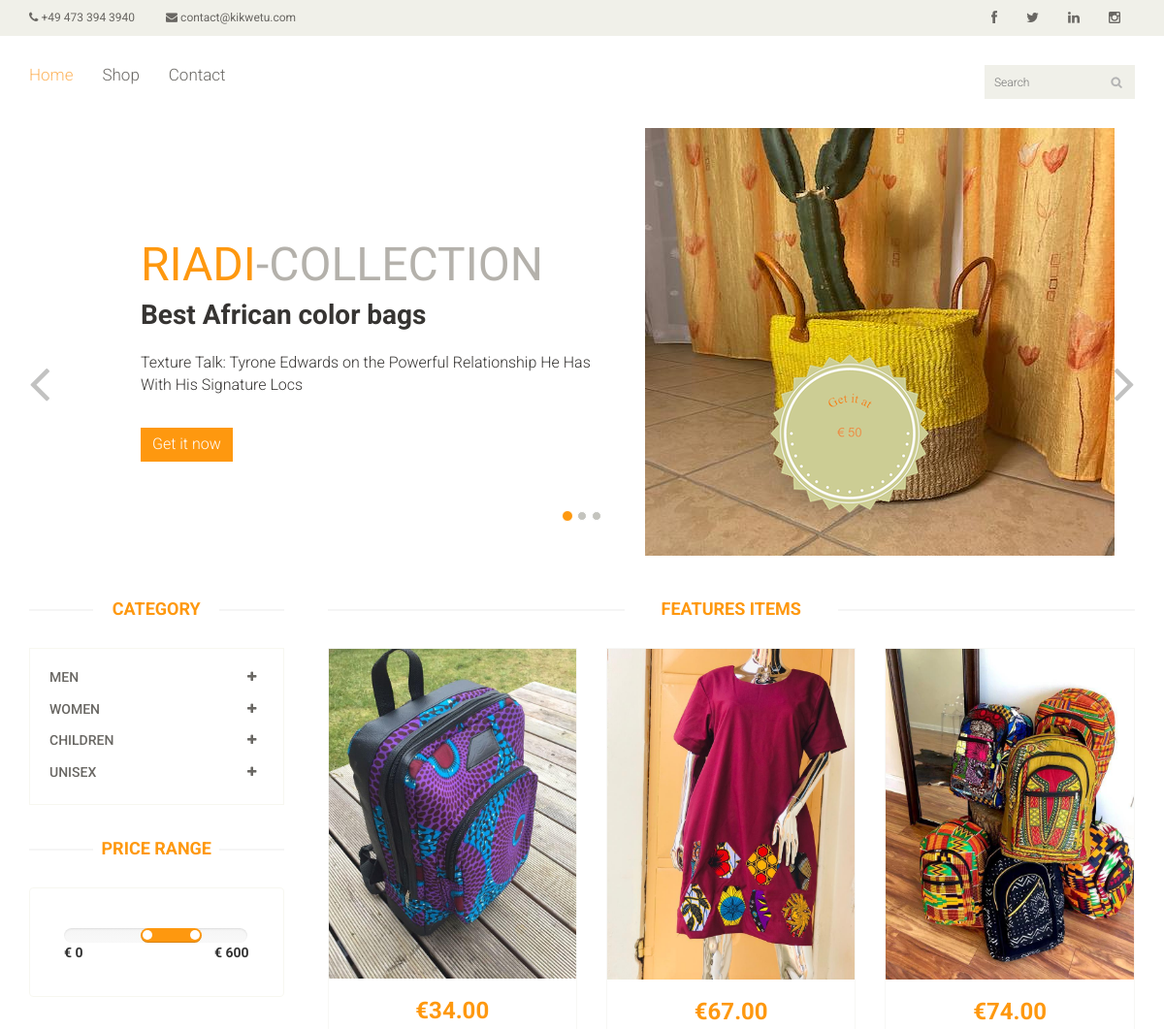
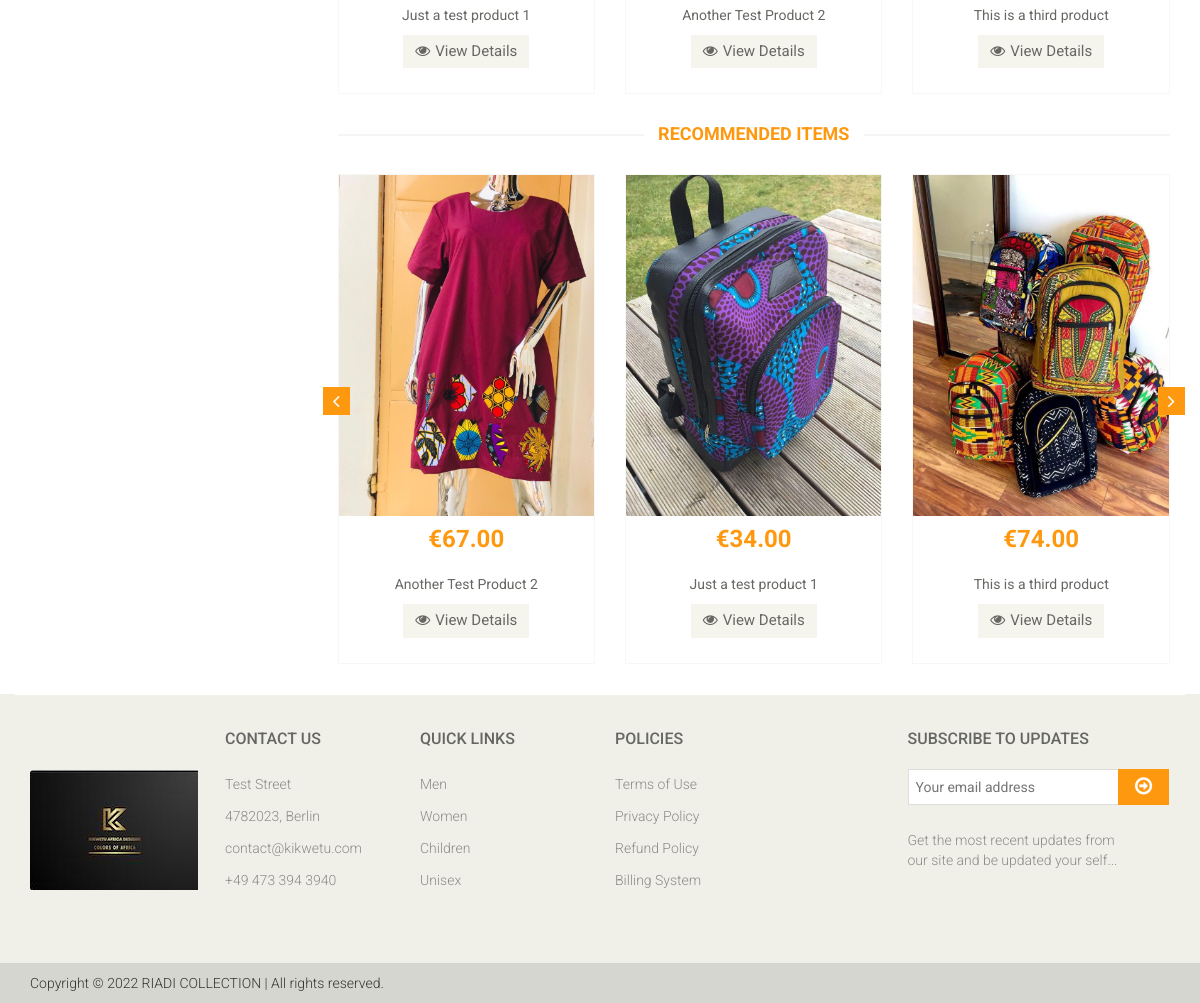
The page / on the database its author committed (2 pictures, top to bottom).
### publicsite/models.py (models this page shows, shortened)
class GeneralInfo(models.Model):
    email_address = models.CharField(max_length=150, null=True, blank=True)
    phone_number = models.CharField(max_length=150, null=True, blank=True)
    facebook_link = models.TextField(null=True, blank=True)
    twitter_link = models.TextField(null=True, blank=True)
    linkedin_link = models.TextField(null=True, blank=True)
    instagram_link = models.TextField(null=True, blank=True)
    street_name = models.CharField(max_length=150, null=True, blank=True)
    zip_code = models.CharField(max_length=150, null=True, blank=True)
    city = models.CharField(max_length=150, null=True, blank=True)
    currency = models.ForeignKey(Currency, null=True, on_delete=models.SET_NULL)
    active = models.BooleanField(default=False)

class MainSliderData(models.Model):
    title = models.CharField(max_length=150)
    description = models.CharField(max_length=150)
    image = models.ImageField(
        upload_to='uploads',
        help_text='Image Size should be 484x441'
    )
    price_badge_image = models.ImageField(
        upload_to='uploads',
        help_text='Image Size should be 172x172',
        null=True,
        blank=True
    )
    active = models.BooleanField(default=True)

### products/models.py (models this page shows, shortened)
class ProductCategory(models.Model):
    category = models.CharField(max_length=64)
    description = models.TextField(null=True, blank=True)

class ProductItem(models.Model):
    product_uuid = models.CharField(unique=True, default=uuid.uuid4, max_length=100, db_index=True)
    name = models.CharField(max_length=250)
    description = models.TextField(blank=True, null=True)
    specifications = models.TextField(null=True, blank=True)
    price = models.DecimalField(decimal_places=2, max_digits=20)
    promotion_price = models.DecimalField(decimal_places=2, null=True, blank=True, max_digits=20)
    preview_image = models.ImageField(
        upload_to='uploads',
        null=True, blank=True,
        help_text='Image Size should be 268x249'
    )
    main_image = models.ImageField(
        upload_to='uploads',
        null=True, blank=True,
        help_text='Image Size should be 266x381'
    )
    recommend_image = models.ImageField(
        upload_to='uploads',
        null=True, blank=True,
        help_text='Image Size should be 268x134'
    )
    in_stock = models.BooleanField(default=True)
    category = models.ForeignKey(ProductCategory, null=True, blank=True, on_delete=models.SET_NULL)
    subcategory = models.ForeignKey(ProductSubcategory, null=True, blank=True, on_delete=models.SET_NULL)
    added_at = models.DateTimeField(auto_now_add=True)
    edited_at = models.DateTimeField(auto_now=True)

### publicsite/views.py (the view)
# urls.py: path('', index, name='index'),
def index(request):
    slider_data = MainSliderData.objects.all()[:3]
    active_slider = slider_data[0]
    products = ProductItem.objects.all()
    recommend_set_1 = ProductItem.objects.order_by('?')
    recommend_set_2 = ProductItem.objects.order_by('?')
    categories = ProductCategory.objects.prefetch_related('subcategories').all()
    site_info = GeneralInfo.objects.filter(active=True).first()
    return render(request, 'index.html', {
        'page': 'HOME',
        'home_active': True,
        'site_info': site_info,
        'products': products,
        'recommend_products_active': recommend_set_1,
        'recommend_products': recommend_set_2,
        'active_slider': active_slider,
        'slider_items': slider_data[1:],
        'categories': categories,
        'footer_categories': categories[:4]
    })

### templates/index.html (shortened to what this page needs)
{% extends "base.html" %}
{% load static %}
{% block content %}
  <section id="slider">
    <div class="container">
      <div class="row">
        <div class="col-sm-12">
          <div id="slider-carousel" class="carousel slide" data-ride="carousel">
            <ol class="carousel-indicators">
              <li data-target="#slider-carousel" data-slide-to="0" class="active"></li>
              <li data-target="#slider-carousel" data-slide-to="1"></li>
              <li data-target="#slider-carousel" data-slide-to="2"></li>
            </ol>
            <div class="carousel-inner">
              <div class="item active">
                <div class="col-sm-6">
                  <h1><span>RIADI</span>-COLLECTION</h1>
                  <h2>{{ active_slider.title }}</h2>
                  <p>{{ active_slider.description }}</p>
                  <button type="button" class="btn btn-default get">Get it now</button>
                </div>
                <div class="col-sm-6">
                  <img src="{{ active_slider.image.url }}" class="girl img-responsive" alt=""/>
                  <img src="{{ active_slider.price_badge_image.url }}" class="pricing" alt=""/>
                </div>
              </div>
            </div>
            <a href="#slider-carousel" class="left control-carousel hidden-xs" data-slide="prev">
              <i class="fa fa-angle-left"></i>
            </a>
            <a href="#slider-carousel" class="right control-carousel hidden-xs" data-slide="next">
              <i class="fa fa-angle-right"></i>
            </a>
          </div>
        </div>
      </div>
    </div>
  </section>
  <section>
    <div class="container">
      <div class="row">
        <div class="col-sm-3">
          {% include 'left-sidebar.html' %}
        </div>
        <div class="col-sm-9 padding-right">
          <div class="features_items">
            <h2 class="title text-center">Features Items</h2>
            {% for product in products %}
              <div class="col-sm-4">
                <div class="product-image-wrapper">
                  <div class="single-products">
                    <div class="productinfo text-center">
                      <img src="{{ product.preview_image.url }}" alt=""/>
                      <h2>€{{ product.price }}</h2>
                      <p>{{ product.name }}</p>
                      <a href="{% url 'product-detail' product.id %}" class="btn btn-default add-to-cart">
                        <i class="fa fa-eye"></i>View Details
                      </a>
                    </div>
                    <div class="product-overlay">
                      <div class="overlay-content">
                      </div>
                    </div>
                  </div>
                </div>
              </div>
            {% endfor %}
          </div>
          <div class="recommended_items">
            <h2 class="title text-center">recommended items</h2>
            {% include 'recommend.html' %}
          </div>
        </div>
      </div>
    </div>
  </section>
{% endblock %}

### templates/base.html (shortened to what this page needs)
{% load static %}
<!DOCTYPE html>
<html lang="en">
<head>
  <link href="{% static  'css/bootstrap.min.css' %}" rel="stylesheet">
  <link href="{% static 'css/font-awesome.min.css' %}" rel="stylesheet">
  <link href="{% static 'css/prettyPhoto.css' %}" rel="stylesheet">
  <link href="{% static 'css/price-range.css' %}" rel="stylesheet">
  <link href="{% static 'css/animate.css' %}" rel="stylesheet">
  <link href="{% static 'css/main.css' %}" rel="stylesheet">
  <link href="{% static 'css/responsive.css' %}" rel="stylesheet">
</head>
<body>
<header id="header">
  <div class="header_top">
    <div class="container">
      <div class="row">
        <div class="col-sm-6">
          <div class="contactinfo">
            <ul class="nav nav-pills">
              <li><a href="#"><i class="fa fa-phone"></i> {{ site_info.phone_number }}</a></li>
              <li><a href="#"><i class="fa fa-envelope"></i> {{ site_info.email_address }}</a></li>
            </ul>
          </div>
        </div>
        <div class="col-sm-6">
          <div class="social-icons pull-right">
            <ul class="nav navbar-nav">
              <li><a href="{{ site_info.facebook_link }}"><i class="fa fa-facebook"></i></a></li>
              <li><a href="{{ site_info.twitter_link }}"><i class="fa fa-twitter"></i></a></li>
              <li><a href="{{ site_info.linkedin_link }}"><i class="fa fa-linkedin"></i></a></li>
              <li><a href="{{ site_info.instagram_link }}"><i class="fa fa-instagram"></i></a></li>
            </ul>
          </div>
        </div>
      </div>
    </div>
  </div>
  <div class="header-bottom">
    <div class="container">
      <div class="row">
        <div class="col-sm-9">
          <div class="mainmenu pull-left">
            <ul class="nav navbar-nav collapse navbar-collapse">
              <li><a href="{% url 'index' %}" class="{% if home_active %}active{% endif %}">Home</a></li>
              <li><a href="{% url 'shop' %}" class="{% if shop_active %}active{% endif %}">Shop</a></li>
              <li><a href="{% url 'contact' %}" class="{% if contact_active %}active{% endif %}">Contact</a></li>
            </ul>
          </div>
        </div>
        <div class="col-sm-3">
          <div class="search_box pull-right">
            <input type="text" placeholder="Search"/>
          </div>
        </div>
      </div>
    </div>
  </div>
</header>
<section class="body-space">
{% block content %} {% endblock %}
</section>
<footer id="footer">
  <div class="footer-widget">
    <div class="container">
      <div class="row">
        <div class="col-sm-2">
          <div class="single-widget">
            <br><br><br>
            <img src="{% static 'images/website/logo.jpeg' %}" alt="">
          </div>
        </div>
        <div class="col-sm-2">
          <div class="single-widget">
            <h2>Contact Us</h2>
            <ul class="nav nav-pills nav-stacked">
              <li><a href="#">{{ site_info.street_name }}</a></li>
              <li><a href="#">{{ site_info.zip_code }}, {{ site_info.city }}</a></li>
              <li><a href="#">{{ site_info.email_address }}</a></li>
              <li><a href="#">{{ site_info.phone_number }}</a></li>
            </ul>
          </div>
        </div>
        <div class="col-sm-2">
          <div class="single-widget">
            <h2>Quick Links</h2>
            <ul class="nav nav-pills nav-stacked">
              {% for item in footer_categories %}
                <li><a href="{% url 'shop' %}?category={{ item.id }}">{{ item.category }}</a></li>
              {% endfor %}
            </ul>
          </div>
        </div>
        <div class="col-sm-2">
          <div class="single-widget">
            <h2>Policies</h2>
            <ul class="nav nav-pills nav-stacked">
              <li><a href="{% url 'policy' 'terms_use' %}">Terms of Use</a></li>
              <li><a href="{% url 'policy' 'privacy' %}">Privacy Policy</a></li>
              <li><a href="{% url 'policy' 'refund' %}">Refund Policy</a></li>
              <li><a href="{% url 'policy' 'billing' %}">Billing System</a></li>
            </ul>
          </div>
        </div>
        <div class="col-sm-3 col-sm-offset-1">
          <div class="single-widget">
            <h2>Subscribe to updates</h2>
            <form action="#" class="searchform">
              <input type="text" placeholder="Your email address"/>
              <button type="submit" class="btn btn-default"><i class="fa fa-arrow-circle-o-right"></i></button>
              <p>Get the most recent updates from <br/>our site and be updated your self...</p>
            </form>
          </div>
        </div>
      </div>
    </div>
  </div>
  <div class="footer-bottom">
    <div class="container">
      <div class="row">
        <p class="pull-left">Copyright © 2022 RIADI COLLECTION | All rights reserved.</p>
      </div>
    </div>
  </div>
</footer>
</body>
</html>

### templates/left-sidebar.html (shortened to what this page needs)
<div class="left-sidebar">
  <h2>Category</h2>
  <div class="panel-group category-products" id="accordian">
    {% for category in categories %}
      <div class="panel panel-default">
        <div class="panel-heading">
          <h4 class="panel-title">
            <a data-toggle="collapse" data-parent="#accordian" href="#{{ category.category }}-{{ category.id }}">
              <span class="badge pull-right"><i class="fa fa-plus"></i></span>
              {{ category.category }}
            </a>
          </h4>
        </div>
      </div>
    {% endfor %}
  </div>
  <div class="price-range">
    <h2>Price Range</h2>
    <div class="well">
             data-slider-value="[250,450]" id="sl2"><br/>
      <b>€ 0</b> <b class="pull-right">€ 600</b>
    </div>
  </div>
</div>

### templates/recommend.html (shortened to what this page needs)
<div id="recommended-item-carousel" class="carousel slide" data-ride="carousel">
  <div class="carousel-inner">
    <div class="item active">
      {% for item in  recommend_products_active %}
        <div class="col-sm-4">
          <div class="product-image-wrapper">
            <div class="single-products">
              <div class="productinfo text-center">
                <img src="{{ item.recommend_image.url }}" alt=""/>
                <h2>€{{ item.price }}</h2>
                <p>{{ item.name }}</p>
                <a href="{% url 'product-detail' item.id %}" class="btn btn-default add-to-cart">
                  <i class="fa fa-eye"></i>View Details</a>
              </div>
            </div>
          </div>
        </div>
      {% endfor %}
    </div>
  </div>
  <a class="left recommended-item-control" href="#recommended-item-carousel" data-slide="prev">
    <i class="fa fa-angle-left"></i>
  </a>
  <a class="right recommended-item-control" href="#recommended-item-carousel" data-slide="next">
    <i class="fa fa-angle-right"></i>
  </a>
</div>

### rows shown on the page
GeneralInfo: phone_number "+49 473 394 3940", email_address "contact@kikwetu.com", street_name "Test Street", zip_code "4782023", city "Berlin"
MainSliderData: title "Best African color bags", description "Texture Talk: Tyrone Edwards on the Powerful Relationship He Has With His Signature Locs", image (picture), price_badge_image (picture)
ProductCategory: category "MEN", category "Men"
ProductCategory: category "WOMEN", category "Women"
ProductCategory: category "CHILDREN", category "Children"
ProductCategory: category "UNISEX", category "Unisex"
ProductItem: preview_image (picture), price "34.00", name "Just a test product 1", recommend_image (picture)
ProductItem: preview_image (picture), price "67.00", name "Another Test Product 2", recommend_image (picture)
ProductItem: preview_image (picture), price "74.00", name "This is a third product", recommend_image (picture)
